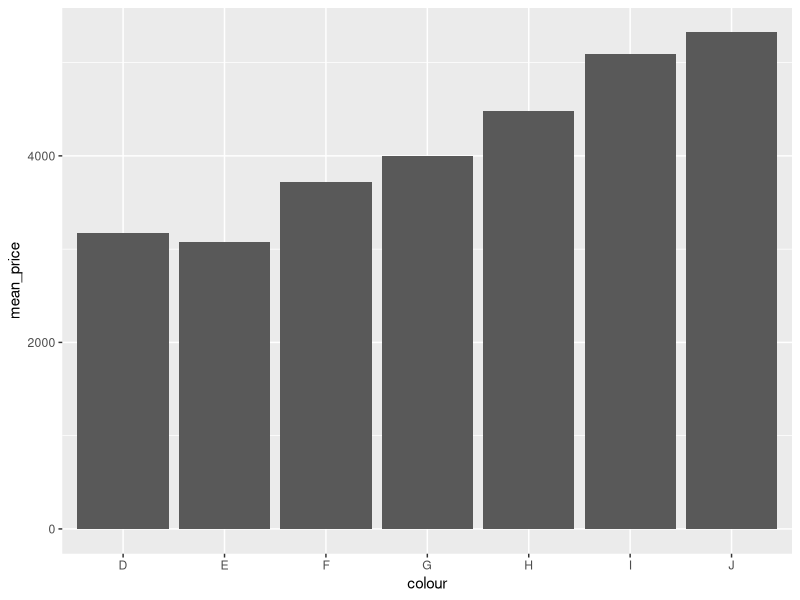
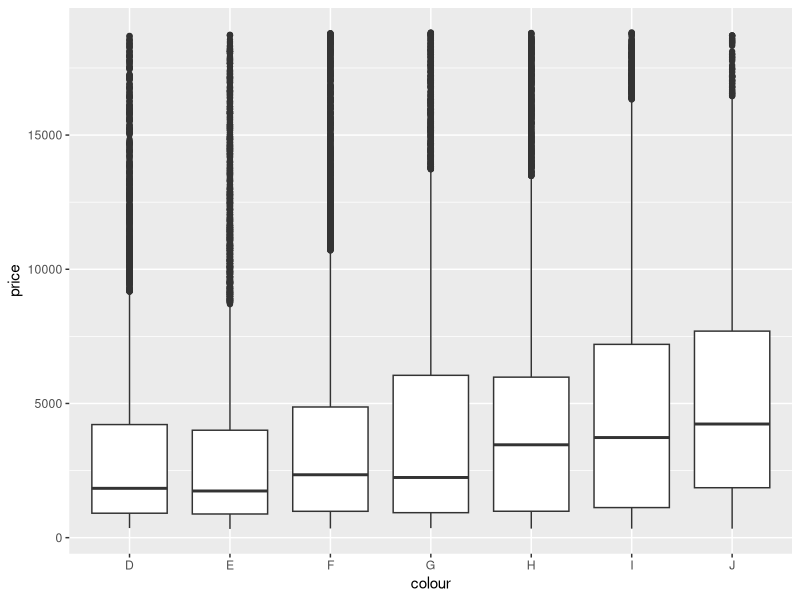
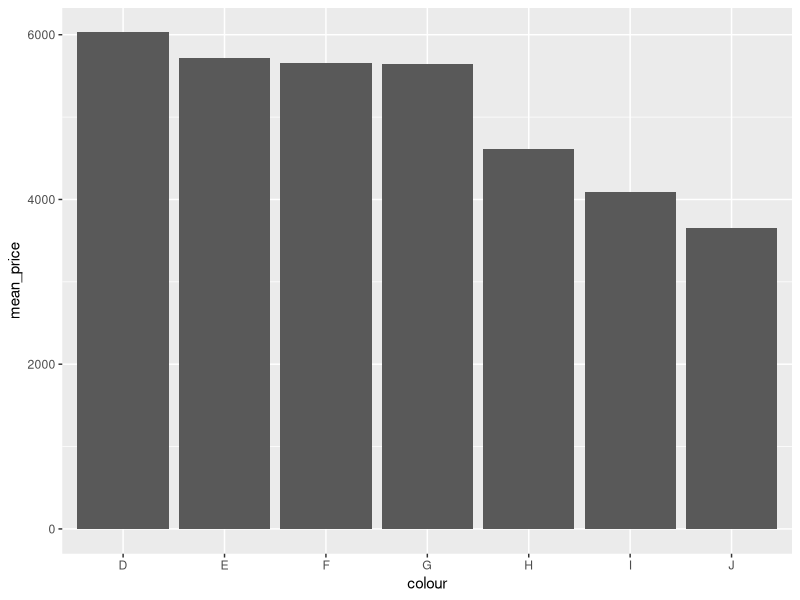
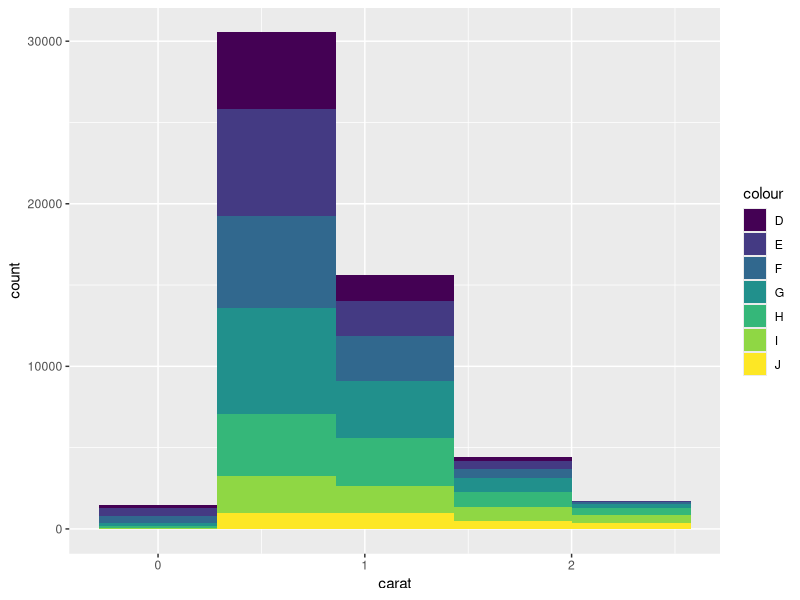
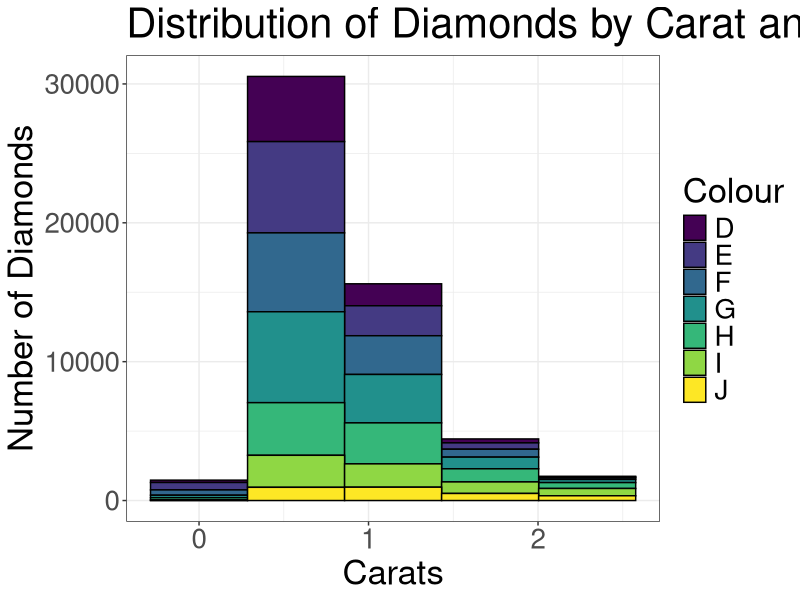
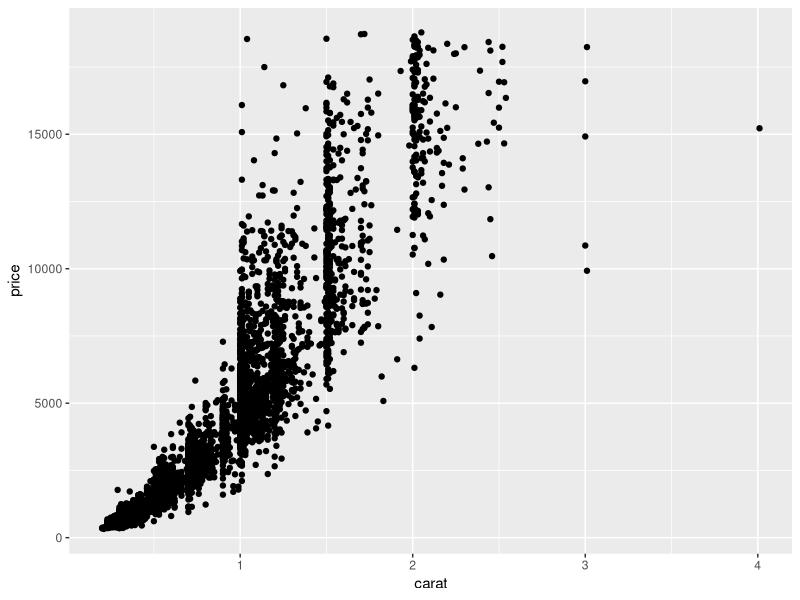
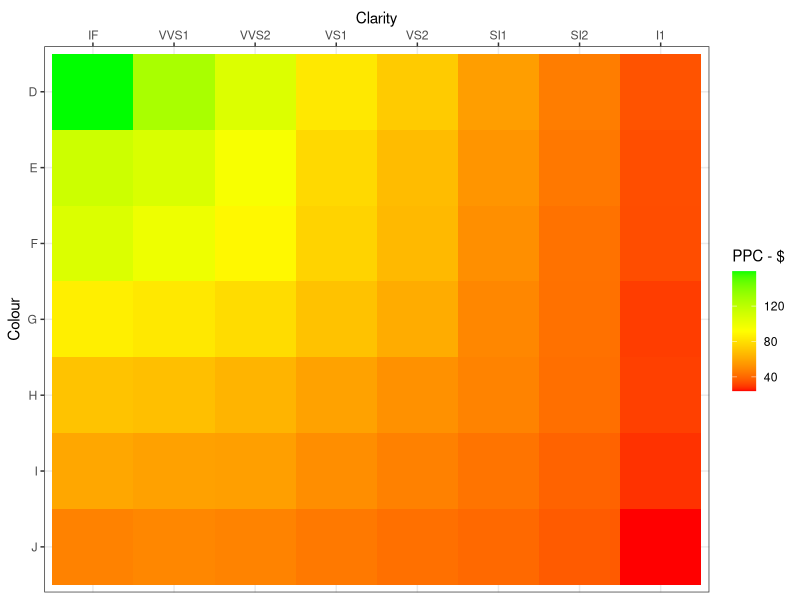
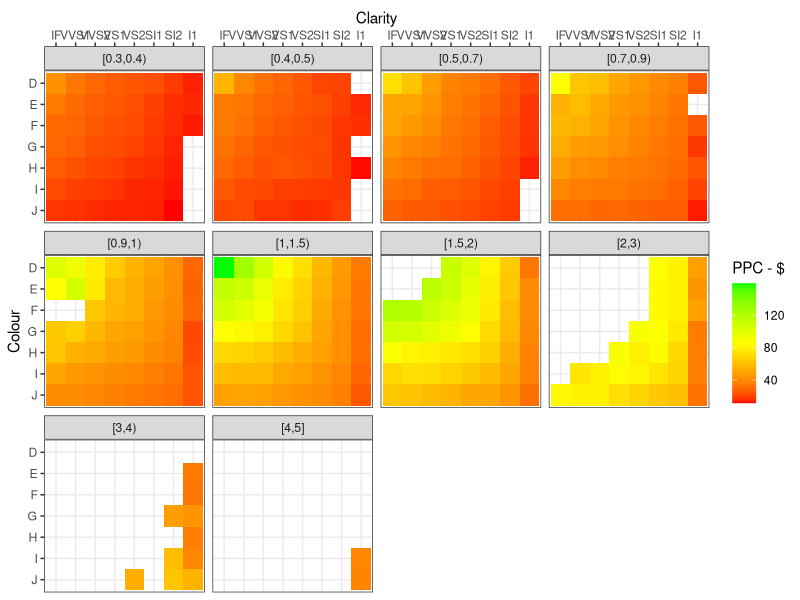

R code for these plots, in order:
library(tidyverse)

diamonds

diamonds <- rename(diamonds, colour = color)

# select ------------------------------------------------------------------
# The 4 C's of Diamonds
select(diamonds, carat, cut, colour, clarity, price)
select(diamonds, carat:clarity, price)
select(diamonds, 1:4, price)
select(diamonds, starts_with('c'), price)

# Check the docs
?select

# mutate ------------------------------------------------------------------
# columns are vectorised
x <- c(1, 2, 3)
x*3 + x

mutate(diamonds, price = price * 1.3)
mutate(diamonds, price_aud = price * 1.3)
mutate(diamonds, ppc = price/carat)
mutate(diamonds, colour = str_to_lower(colour))

# filter ------------------------------------------------------------------
# What are the different levels?
distinct(diamonds, colour)$colour
filter(diamonds, colour <= 'G')

filter(diamonds, carat > 0.24, cut == 'Good')
filter(diamonds, colour == 'I' | colour == 'J')
filter(diamonds, colour %in% c('I', 'J'))

# arrange -----------------------------------------------------------------
arrange(diamonds, cut)
arrange(diamonds, cut, colour)
arrange(diamonds, desc(cut))

# summarise ---------------------------------------------------------------
# This is an important one. Its how we derive insights from a dataset
summarise(diamonds, m_carat = mean(carat))

diamonds %>%
  group_by(colour) %>%
  summarise(mean_price = mean(price))

# Really weird! Price increases as colour get worse?? 
# We will explore this further. Think about what could be causing this

# task 1 ------------------------------------------------------------------
excellent_diamonds <- diamonds %>% 
  filter(cut >= 'Very Good') %>%  # Only consider Very Good, Premium, Ideal Cut
  filter(carat >= 0.3) %>%
  mutate(ppc = price/(100*carat)) %>%
  select(carat, price, ppc, colour = colour, clarity)


# pivoting example --------------------------------------------------------
relig_income %>% 
  pivot_longer(-religion, names_to = 'income', values_to = 'count') %>%
  pivot_wider(names_from = 'income', values_from = 'count')

# task 2 ------------------------------------------------------------------
carat_lower_bounds <- c(0.01, 0.04, 0.08, 0.15, 0.18, 
                        0.23, 0.3, 0.4, 0.5, 0.7, 
                        0.9, 1, 1.5, 2, 3, 4, 5)

rapaport_report <- excellent_diamonds %>%
  mutate(size_interval = cut(carat,
                             carat_lower_bounds, 
                             include.lowest = TRUE, 
                             right = FALSE)) %>%
  group_by(size_interval, colour, clarity) %>%
  summarise(ppc = median(ppc), .groups = 'drop')

# Single report
rapaport_report %>%
  filter(size_interval == '[1,1.5)') %>%
  select(-size_interval) %>%
  arrange(desc(clarity)) %>%
  pivot_wider(names_from = clarity, values_from = ppc)

# All reports
rapaport_report %>%
  group_split(size_interval) %>%
  lapply(function(df) {
    df %>%
      select(-size_interval) %>%
      arrange(desc(clarity)) %>%
      pivot_wider(names_from = clarity, values_from = ppc)
  })

# ggplot ------------------------------------------------------------------
# Impact of Colour
diamonds %>%
  group_by(colour) %>%
  summarise(mean_price = mean(price)) %>%
  ggplot(aes(colour, mean_price)) +
  geom_col()

# Large spread. Low Confidence
diamonds %>%
  ggplot(aes(x = colour, y = price)) +
  geom_boxplot() 

# What else is impacting price?
diamonds %>%
  group_by(colour) %>%
  summarise(median_carats = median(carat))

# More good coloured diamonds with lower carats. Those are influencing the price
# This tells me that carats have a much bigger impact on price than colour

diamonds %>%
  filter(carat > 0.9, carat < 1.1) %>%
  group_by(colour) %>%
  summarise(mean_price = mean(price)) %>%
  ggplot(aes(colour, mean_price)) +
  geom_col()

# Another way to visualise this
diamonds %>%
  filter(carat < 2.5) %>%
  ggplot(aes(x = carat, fill = colour)) + 
  geom_histogram(bins = 5)

# Prettify
diamonds %>%
  filter(carat < 2.5) %>%
  ggplot(aes(x = carat, fill = colour)) + 
  geom_histogram(bins = 5, colour = 'black') +
  theme_bw() + 
  labs(title = 'Distribution of Diamonds by Carat and Colour',
       x = 'Carats',
       y = 'Number of Diamonds',
       fill = 'Colour') +
  theme(text = element_text(size = 25))

# Carats seem to be the main driver of price
# Uneven distribution. Clustered at round numbers
diamonds %>%
  slice_sample(n = 5000) %>%
  ggplot(aes(x = carat, y = price)) +
  geom_point() 

# task 3 ------------------------------------------------------------------
rapaport_report %>%
  filter(size_interval == '[1,1.5)') %>%
  ggplot(aes(x = reorder(clarity, desc(clarity)), 
             y = reorder(colour, desc(colour)),
             fill = ppc)) +
  geom_tile() +
  scale_x_discrete(position = "top") +
  labs(x = 'Clarity', y = 'Colour', fill = 'PPC - $') + 
  theme_bw() +
  scale_fill_gradientn(colours = c('red', 'yellow', 'green'))

rapaport_report %>%
  ggplot(aes(x = reorder(clarity, desc(clarity)), 
             y = reorder(colour, desc(colour)),
             fill = ppc)) +
  geom_tile() +
  scale_x_discrete(position = "top") +
  labs(x = 'Clarity', y = 'Colour', fill = 'PPC - $') + 
  theme_bw() +
  scale_fill_gradientn(colours = c('red', 'yellow', 'green')) +
  facet_wrap(~size_interval)


